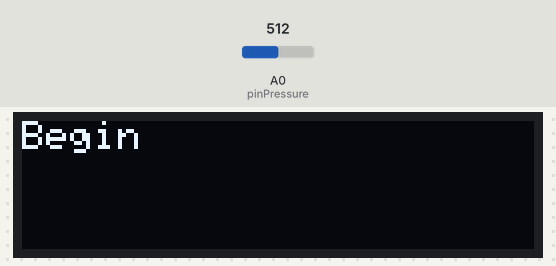
Simulated run of this sketch. Board: Arduino Uno, built with avr-gcc and run on an emulated ATmega328P. Shown: 128×32 one-colour display. The test bench sets the inputs (shaded band); at power-on: A0 (pinPressure) = 512. What the sketch prints to the serial monitor is not drawn.

Above: at 3.1 s.
At 6.6 s:
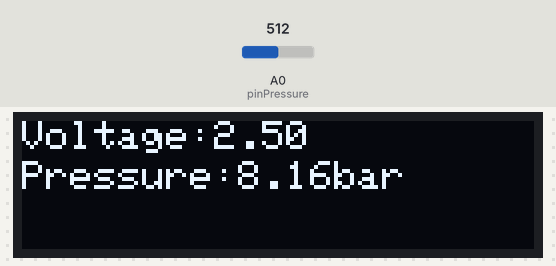
6.7 s: A0 (pinPressure) set to 716
At 7.8 s:
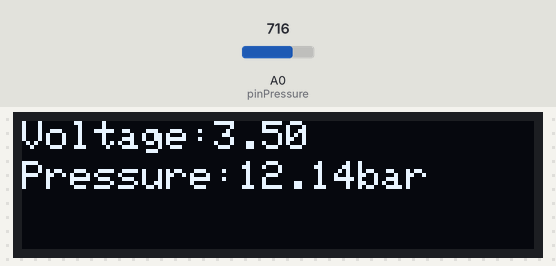
8.5 s: A0 (pinPressure) set to 900
At 9.4 s:
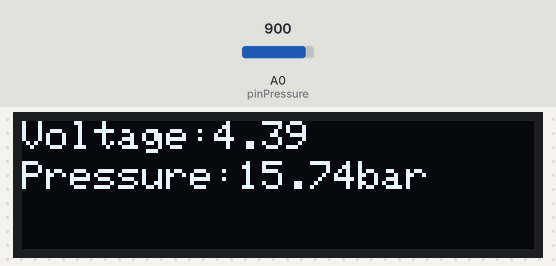
10.5 s: A0 (pinPressure) set to 1010
At 12.1 s:
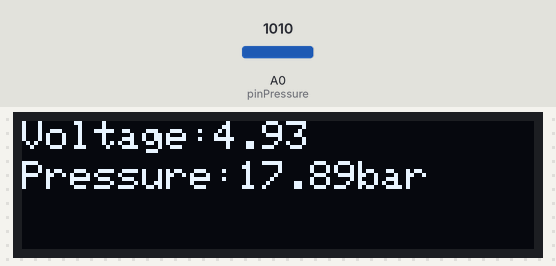
Timing chart, 0 to 13.6 s (numbered marks = the images above; inputs shaded):
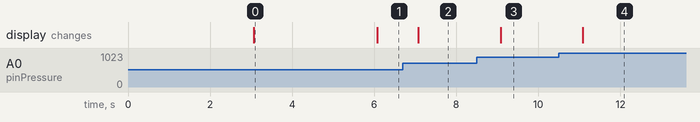

The sketch:

DFRobot_Pressure_OLED.ino
```cpp
/************************************************************
  Water Sensor Calibration

  The output voltage offset of the sensor is 0.5V (norminal).
  However, due to the zero-drifting of the internal circuit, the
  no-load output voltage is not exactly 0.5V. Calibration needs to
  be carried out as follow.

  Calibration: connect the 3 pin wire to the Arduio UNO (VCC, GND and Signal)
  without connecting the sensor to the water pipe and run the program
  for once. Mark down the LOWEST voltage value through the serial
  monitor and revise the "OffSet" value to complete the calibration.

  After the calibration the sensor is ready for measuring!
**************************************************************/

#include <Wire.h>
#include <EEPROM.h>
#include <Adafruit_GFX.h>
#include <Adafruit_SSD1306.h>

//OLED
// Initialize the display
Adafruit_SSD1306 display(128, 32, &Wire, -1);

//Pressure
const int pinPressure = A0;
const float  OffSet = 0.46 ; // calibration factor: 0.586 for 35bar (500psi) // 0.510 for 16 bar (1.6mpa or 30psi)
float V, P;
float calibrationFactor = 1;
//Timing
unsigned long lastLogTime;

void setup() {
  Serial.begin(9600);

  // Initialize the display
  display.begin(SSD1306_SWITCHCAPVCC, 0x3C);
  display.clearDisplay();

  // Set text size and color
  display.setTextSize(1);
  display.setTextColor(WHITE);

  // Print a string
  display.setCursor(0, 0);
  display.print("Hello, there!");
  display.display();

  delay(1000);

  delay(2000);
  display.clearDisplay();
  display.setCursor(0, 0);
  display.print("Begin");
  display.display();

  delay(2000);
}

void loop() {
  static unsigned long timepoint = millis();

  // Calculate water pressure
  V = analogRead(pinPressure) * 5.00 / 1024;
  P = (((V - OffSet) * 400) / 100) * calibrationFactor; // /100 to convert kPa to bar // calibrationFactor for correction

  if (millis() - timepoint > 1000U) { //time interval: 1s
    timepoint = millis();

    Serial.print("Voltage:");
    Serial.print(V, 2);
    Serial.print("v");
    Serial.print(" Pressure:");
    Serial.print(P, 2);
    Serial.println("bar");
    display.clearDisplay();

    display.setCursor(0, 0);
    display.print("Voltage:");
    display.println(V, 2);
    display.setCursor(0, 10);
    display.print("Pressure:");
    display.print(P, 2);
    display.println("bar");
    display.display();
  }
}
```

Measured:
- after the input at 6.7 s, the display: changes after 0.38 s (image 2)
- after the input at 8.5 s, the display: changes after 0.58 s (image 3)
- after the input at 10.5 s, the display: changes after 0.58 s (image 4)
- what the display in image 0 shows lasts 3.0 s, from 3.1 s to 6.1 s
